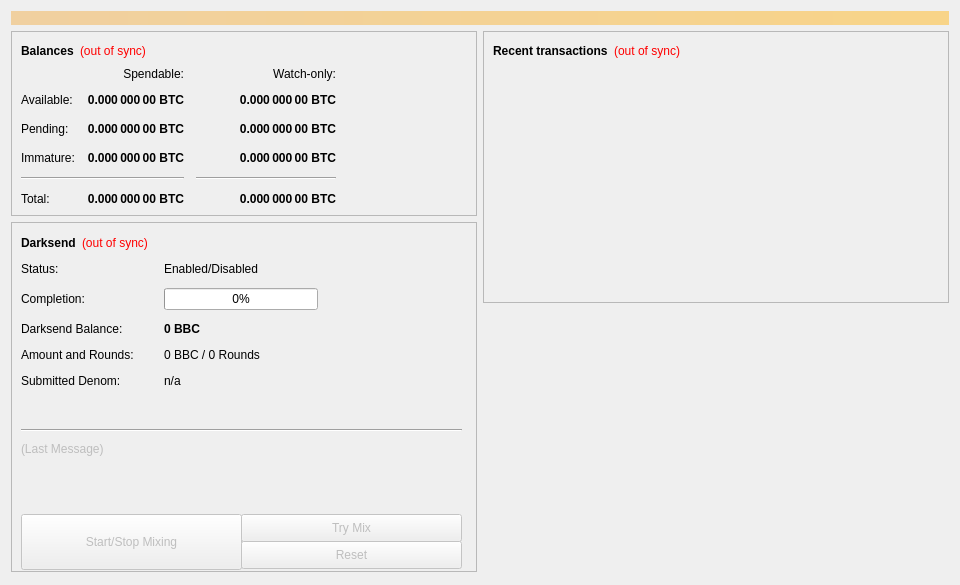
<?xml version="1.0" encoding="UTF-8"?>
<ui version="4.0">
 <class>OverviewPage</class>
 <widget class="QWidget" name="OverviewPage">
  <property name="geometry">
   <rect>
    <x>0</x>
    <y>0</y>
    <width>960</width>
    <height>585</height>
   </rect>
  </property>
  <property name="minimumSize">
   <size>
    <width>960</width>
    <height>0</height>
   </size>
  </property>
  <property name="windowTitle">
   <string>Form</string>
  </property>
  <layout class="QVBoxLayout" name="topLayout">
   <item>
    <widget class="QLabel" name="labelAlerts">
     <property name="visible">
      <bool>false</bool>
     </property>
     <property name="styleSheet">
      <string notr="true">background-color: qlineargradient(x1: 0, y1: 0, x2: 1, y2: 0, stop:0 #F0D0A0, stop:1 #F8D488); color:#000000;</string>
     </property>
     <property name="wordWrap">
      <bool>true</bool>
     </property>
     <property name="margin">
      <number>3</number>
     </property>
    </widget>
   </item>
   <item>
    <layout class="QHBoxLayout" name="horizontalLayout" stretch="1,1">
     <item>
      <layout class="QVBoxLayout" name="verticalLayout_2">
       <item>
        <widget class="QFrame" name="frame">
         <property name="frameShape">
          <enum>QFrame::StyledPanel</enum>
         </property>
         <property name="frameShadow">
          <enum>QFrame::Raised</enum>
         </property>
         <layout class="QVBoxLayout" name="verticalLayout_4">
          <item>
           <layout class="QHBoxLayout" name="horizontalLayout_4">
            <item>
             <widget class="QLabel" name="label_5">
              <property name="font">
               <font>
                <weight>75</weight>
                <bold>true</bold>
               </font>
              </property>
              <property name="text">
               <string>Balances</string>
              </property>
             </widget>
            </item>
            <item>
             <widget class="QLabel" name="labelWalletStatus">
              <property name="cursor">
               <cursorShape>WhatsThisCursor</cursorShape>
              </property>
              <property name="toolTip">
               <string>The displayed information may be out of date. Your wallet automatically synchronizes with the Bagcoin network after a connection is established, but this process has not completed yet.</string>
              </property>
              <property name="styleSheet">
               <string notr="true">QLabel { color: red; }</string>
              </property>
              <property name="text">
               <string notr="true">(out of sync)</string>
              </property>
              <property name="alignment">
               <set>Qt::AlignLeading|Qt::AlignLeft|Qt::AlignVCenter</set>
              </property>
             </widget>
            </item>
            <item>
             <spacer name="horizontalSpacer_3">
              <property name="orientation">
               <enum>Qt::Horizontal</enum>
              </property>
              <property name="sizeHint" stdset="0">
               <size>
                <width>40</width>
                <height>20</height>
               </size>
              </property>
             </spacer>
            </item>
           </layout>
          </item>
          <item>
           <layout class="QGridLayout" name="gridLayout">
            <property name="spacing">
             <number>12</number>
            </property>
            <item row="2" column="2">
             <widget class="QLabel" name="labelWatchPending">
              <property name="font">
               <font>
                <weight>75</weight>
                <bold>true</bold>
               </font>
              </property>
              <property name="cursor">
               <cursorShape>IBeamCursor</cursorShape>
              </property>
              <property name="toolTip">
               <string>Unconfirmed transactions to watch-only addresses</string>
              </property>
              <property name="text">
               <string notr="true">0.000 000 00 BTC</string>
              </property>
              <property name="alignment">
               <set>Qt::AlignRight|Qt::AlignTrailing|Qt::AlignVCenter</set>
              </property>
              <property name="textInteractionFlags">
               <set>Qt::LinksAccessibleByMouse|Qt::TextSelectableByKeyboard|Qt::TextSelectableByMouse</set>
              </property>
             </widget>
            </item>
            <item row="2" column="1">
             <widget class="QLabel" name="labelUnconfirmed">
              <property name="font">
               <font>
                <weight>75</weight>
                <bold>true</bold>
               </font>
              </property>
              <property name="cursor">
               <cursorShape>IBeamCursor</cursorShape>
              </property>
              <property name="toolTip">
               <string>Total of transactions that have yet to be confirmed, and do not yet count toward the spendable balance</string>
              </property>
              <property name="text">
               <string notr="true">0.000 000 00 BTC</string>
              </property>
              <property name="alignment">
               <set>Qt::AlignRight|Qt::AlignTrailing|Qt::AlignVCenter</set>
              </property>
              <property name="textInteractionFlags">
               <set>Qt::LinksAccessibleByMouse|Qt::TextSelectableByKeyboard|Qt::TextSelectableByMouse</set>
              </property>
             </widget>
            </item>
            <item row="3" column="2">
             <widget class="QLabel" name="labelWatchImmature">
              <property name="font">
               <font>
                <weight>75</weight>
                <bold>true</bold>
               </font>
              </property>
              <property name="cursor">
               <cursorShape>IBeamCursor</cursorShape>
              </property>
              <property name="toolTip">
               <string>Mined balance in watch-only addresses that has not yet matured</string>
              </property>
              <property name="text">
               <string notr="true">0.000 000 00 BTC</string>
              </property>
              <property name="alignment">
               <set>Qt::AlignRight|Qt::AlignTrailing|Qt::AlignVCenter</set>
              </property>
              <property name="textInteractionFlags">
               <set>Qt::LinksAccessibleByMouse|Qt::TextSelectableByKeyboard|Qt::TextSelectableByMouse</set>
              </property>
             </widget>
            </item>
            <item row="4" column="0" colspan="2">
             <widget class="Line" name="line">
              <property name="orientation">
               <enum>Qt::Horizontal</enum>
              </property>
             </widget>
            </item>
            <item row="4" column="2">
             <widget class="Line" name="lineWatchBalance">
              <property name="sizePolicy">
               <sizepolicy hsizetype="Preferred" vsizetype="Fixed">
                <horstretch>0</horstretch>
                <verstretch>0</verstretch>
               </sizepolicy>
              </property>
              <property name="minimumSize">
               <size>
                <width>140</width>
                <height>0</height>
               </size>
              </property>
              <property name="orientation">
               <enum>Qt::Horizontal</enum>
              </property>
             </widget>
            </item>
            <item row="5" column="0">
             <widget class="QLabel" name="labelTotalText">
              <property name="text">
               <string>Total:</string>
              </property>
             </widget>
            </item>
            <item row="3" column="1">
             <widget class="QLabel" name="labelImmature">
              <property name="font">
               <font>
                <weight>75</weight>
                <bold>true</bold>
               </font>
              </property>
              <property name="cursor">
               <cursorShape>IBeamCursor</cursorShape>
              </property>
              <property name="toolTip">
               <string>Mined balance that has not yet matured</string>
              </property>
              <property name="text">
               <string notr="true">0.000 000 00 BTC</string>
              </property>
              <property name="alignment">
               <set>Qt::AlignRight|Qt::AlignTrailing|Qt::AlignVCenter</set>
              </property>
              <property name="textInteractionFlags">
               <set>Qt::LinksAccessibleByMouse|Qt::TextSelectableByKeyboard|Qt::TextSelectableByMouse</set>
              </property>
             </widget>
            </item>
            <item row="2" column="3">
             <spacer name="horizontalSpacer_2">
              <property name="orientation">
               <enum>Qt::Horizontal</enum>
              </property>
              <property name="sizeHint" stdset="0">
               <size>
                <width>40</width>
                <height>20</height>
               </size>
              </property>
             </spacer>
            </item>
            <item row="3" column="0">
             <widget class="QLabel" name="labelImmatureText">
              <property name="text">
               <string>Immature:</string>
              </property>
             </widget>
            </item>
            <item row="5" column="1">
             <widget class="QLabel" name="labelTotal">
              <property name="font">
               <font>
                <weight>75</weight>
                <bold>true</bold>
               </font>
              </property>
              <property name="cursor">
               <cursorShape>IBeamCursor</cursorShape>
              </property>
              <property name="toolTip">
               <string>Your current total balance</string>
              </property>
              <property name="text">
               <string notr="true">0.000 000 00 BTC</string>
              </property>
              <property name="alignment">
               <set>Qt::AlignRight|Qt::AlignTrailing|Qt::AlignVCenter</set>
              </property>
              <property name="textInteractionFlags">
               <set>Qt::LinksAccessibleByMouse|Qt::TextSelectableByKeyboard|Qt::TextSelectableByMouse</set>
              </property>
             </widget>
            </item>
            <item row="5" column="2">
             <widget class="QLabel" name="labelWatchTotal">
              <property name="font">
               <font>
                <weight>75</weight>
                <bold>true</bold>
               </font>
              </property>
              <property name="cursor">
               <cursorShape>IBeamCursor</cursorShape>
              </property>
              <property name="toolTip">
               <string>Current total balance in watch-only addresses</string>
              </property>
              <property name="text">
               <string notr="true">0.000 000 00 BTC</string>
              </property>
              <property name="alignment">
               <set>Qt::AlignRight|Qt::AlignTrailing|Qt::AlignVCenter</set>
              </property>
              <property name="textInteractionFlags">
               <set>Qt::LinksAccessibleByMouse|Qt::TextSelectableByKeyboard|Qt::TextSelectableByMouse</set>
              </property>
             </widget>
            </item>
            <item row="0" column="2">
             <widget class="QLabel" name="labelWatchonly">
              <property name="text">
               <string>Watch-only:</string>
              </property>
              <property name="alignment">
               <set>Qt::AlignRight|Qt::AlignTrailing|Qt::AlignVCenter</set>
              </property>
             </widget>
            </item>
            <item row="1" column="0">
             <widget class="QLabel" name="labelBalanceText">
              <property name="text">
               <string>Available:</string>
              </property>
             </widget>
            </item>
            <item row="1" column="1">
             <widget class="QLabel" name="labelBalance">
              <property name="font">
               <font>
                <weight>75</weight>
                <bold>true</bold>
               </font>
              </property>
              <property name="cursor">
               <cursorShape>IBeamCursor</cursorShape>
              </property>
              <property name="toolTip">
               <string>Your current spendable balance</string>
              </property>
              <property name="text">
               <string notr="true">0.000 000 00 BTC</string>
              </property>
              <property name="alignment">
               <set>Qt::AlignRight|Qt::AlignTrailing|Qt::AlignVCenter</set>
              </property>
              <property name="textInteractionFlags">
               <set>Qt::LinksAccessibleByMouse|Qt::TextSelectableByKeyboard|Qt::TextSelectableByMouse</set>
              </property>
             </widget>
            </item>
            <item row="1" column="2">
             <widget class="QLabel" name="labelWatchAvailable">
              <property name="font">
               <font>
                <weight>75</weight>
                <bold>true</bold>
               </font>
              </property>
              <property name="cursor">
               <cursorShape>IBeamCursor</cursorShape>
              </property>
              <property name="toolTip">
               <string>Your current balance in watch-only addresses</string>
              </property>
              <property name="text">
               <string notr="true">0.000 000 00 BTC</string>
              </property>
              <property name="alignment">
               <set>Qt::AlignRight|Qt::AlignTrailing|Qt::AlignVCenter</set>
              </property>
              <property name="textInteractionFlags">
               <set>Qt::LinksAccessibleByMouse|Qt::TextSelectableByKeyboard|Qt::TextSelectableByMouse</set>
              </property>
             </widget>
            </item>
            <item row="2" column="0">
             <widget class="QLabel" name="labelPendingText">
              <property name="text">
               <string>Pending:</string>
              </property>
             </widget>
            </item>
            <item row="0" column="1">
             <widget class="QLabel" name="labelSpendable">
              <property name="text">
               <string>Spendable:</string>
              </property>
              <property name="alignment">
               <set>Qt::AlignRight|Qt::AlignTrailing|Qt::AlignVCenter</set>
              </property>
             </widget>
            </item>
           </layout>
          </item>
         </layout>
        </widget>
       </item>
       <item>
        <widget class="QFrame" name="frameDarksend">
         <property name="minimumSize">
          <size>
           <width>0</width>
           <height>350</height>
          </size>
         </property>
         <property name="layoutDirection">
          <enum>Qt::LeftToRight</enum>
         </property>
         <property name="frameShape">
          <enum>QFrame::StyledPanel</enum>
         </property>
         <property name="frameShadow">
          <enum>QFrame::Raised</enum>
         </property>
         <widget class="QWidget" name="formLayoutWidget">
          <property name="geometry">
           <rect>
            <x>10</x>
            <y>40</y>
            <width>451</width>
            <height>161</height>
           </rect>
          </property>
          <layout class="QFormLayout" name="formLayout">
           <property name="fieldGrowthPolicy">
            <enum>QFormLayout::AllNonFixedFieldsGrow</enum>
           </property>
           <property name="horizontalSpacing">
            <number>30</number>
           </property>
           <property name="verticalSpacing">
            <number>12</number>
           </property>
           <item row="0" column="0">
            <widget class="QLabel" name="label_6">
             <property name="text">
              <string>Status:</string>
             </property>
            </widget>
           </item>
           <item row="0" column="1">
            <widget class="QLabel" name="darksendEnabled">
             <property name="text">
              <string>Enabled/Disabled</string>
             </property>
            </widget>
           </item>
           <item row="1" column="0">
            <widget class="QLabel" name="label_7">
             <property name="text">
              <string>Completion:</string>
             </property>
            </widget>
           </item>
           <item row="1" column="1">
            <widget class="QProgressBar" name="darksendProgress">
             <property name="maximumSize">
              <size>
               <width>154</width>
               <height>16777215</height>
              </size>
             </property>
             <property name="value">
              <number>0</number>
             </property>
            </widget>
           </item>
           <item row="2" column="0">
            <widget class="QLabel" name="labelAnonymizedText">
             <property name="text">
              <string>Darksend Balance:</string>
             </property>
            </widget>
           </item>
           <item row="2" column="1">
            <widget class="QLabel" name="labelAnonymized">
             <property name="font">
              <font>
               <weight>75</weight>
               <bold>true</bold>
              </font>
             </property>
             <property name="text">
              <string>0 BBC</string>
             </property>
            </widget>
           </item>
           <item row="3" column="0">
            <widget class="QLabel" name="label_8">
             <property name="text">
              <string>Amount and Rounds:</string>
             </property>
            </widget>
           </item>
           <item row="3" column="1">
            <widget class="QLabel" name="labelAmountRounds">
             <property name="text">
              <string>0 BBC / 0 Rounds</string>
             </property>
            </widget>
           </item>
           <item row="4" column="0">
            <widget class="QLabel" name="label_9">
             <property name="text">
              <string>Submitted Denom:</string>
             </property>
            </widget>
           </item>
           <item row="4" column="1">
            <widget class="QLabel" name="labelSubmittedDenom">
             <property name="toolTip">
              <string>The denominations you submitted to the Masternode.&lt;br&gt;To mix, other users must submit the exact same denominations.</string>
             </property>
             <property name="text">
              <string>n/a</string>
             </property>
            </widget>
           </item>
          </layout>
         </widget>
         <widget class="QPushButton" name="runAutoDenom">
          <property name="geometry">
           <rect>
            <x>251</x>
            <y>17</y>
            <width>1</width>
            <height>1</height>
           </rect>
          </property>
          <property name="palette">
           <palette>
            <active>
             <colorrole role="WindowText">
              <brush brushstyle="SolidPattern">
               <color alpha="255">
                <red>0</red>
                <green>0</green>
                <blue>0</blue>
               </color>
              </brush>
             </colorrole>
             <colorrole role="Button">
              <brush brushstyle="SolidPattern">
               <color alpha="255">
                <red>239</red>
                <green>238</green>
                <blue>238</blue>
               </color>
              </brush>
             </colorrole>
             <colorrole role="Light">
              <brush brushstyle="SolidPattern">
               <color alpha="255">
                <red>255</red>
                <green>255</green>
                <blue>255</blue>
               </color>
              </brush>
             </colorrole>
             <colorrole role="Midlight">
              <brush brushstyle="SolidPattern">
               <color alpha="255">
                <red>247</red>
                <green>246</green>
                <blue>246</blue>
               </color>
              </brush>
             </colorrole>
             <colorrole role="Dark">
              <brush brushstyle="SolidPattern">
               <color alpha="255">
                <red>119</red>
                <green>119</green>
                <blue>119</blue>
               </color>
              </brush>
             </colorrole>
             <colorrole role="Mid">
              <brush brushstyle="SolidPattern">
               <color alpha="255">
                <red>159</red>
                <green>159</green>
                <blue>159</blue>
               </color>
              </brush>
             </colorrole>
             <colorrole role="Text">
              <brush brushstyle="SolidPattern">
               <color alpha="255">
                <red>0</red>
                <green>0</green>
                <blue>0</blue>
               </color>
              </brush>
             </colorrole>
             <colorrole role="BrightText">
              <brush brushstyle="SolidPattern">
               <color alpha="255">
                <red>255</red>
                <green>255</green>
                <blue>255</blue>
               </color>
              </brush>
             </colorrole>
             <colorrole role="ButtonText">
              <brush brushstyle="SolidPattern">
               <color alpha="255">
                <red>0</red>
                <green>0</green>
                <blue>0</blue>
               </color>
              </brush>
             </colorrole>
             <colorrole role="Base">
              <brush brushstyle="SolidPattern">
               <color alpha="255">
                <red>255</red>
                <green>255</green>
                <blue>255</blue>
               </color>
              </brush>
             </colorrole>
             <colorrole role="Window">
              <brush brushstyle="SolidPattern">
               <color alpha="255">
                <red>239</red>
                <green>238</green>
                <blue>238</blue>
               </color>
              </brush>
             </colorrole>
             <colorrole role="Shadow">
              <brush brushstyle="SolidPattern">
               <color alpha="255">
                <red>0</red>
                <green>0</green>
                <blue>0</blue>
               </color>
              </brush>
             </colorrole>
             <colorrole role="AlternateBase">
              <brush brushstyle="SolidPattern">
               <color alpha="255">
                <red>247</red>
                <green>246</green>
                <blue>246</blue>
               </color>
              </brush>
             </colorrole>
             <colorrole role="ToolTipBase">
              <brush brushstyle="SolidPattern">
               <color alpha="255">
                <red>255</red>
                <green>255</green>
                <blue>220</blue>
               </color>
              </brush>
             </colorrole>
             <colorrole role="ToolTipText">
              <brush brushstyle="SolidPattern">
               <color alpha="255">
                <red>0</red>
                <green>0</green>
                <blue>0</blue>
               </color>
              </brush>
             </colorrole>
            </active>
            <inactive>
             <colorrole role="WindowText">
              <brush brushstyle="SolidPattern">
               <color alpha="255">
                <red>0</red>
                <green>0</green>
                <blue>0</blue>
               </color>
              </brush>
             </colorrole>
             <colorrole role="Button">
              <brush brushstyle="SolidPattern">
               <color alpha="255">
                <red>239</red>
                <green>238</green>
                <blue>238</blue>
               </color>
              </brush>
             </colorrole>
             <colorrole role="Light">
              <brush brushstyle="SolidPattern">
               <color alpha="255">
                <red>255</red>
                <green>255</green>
                <blue>255</blue>
               </color>
              </brush>
             </colorrole>
             <colorrole role="Midlight">
              <brush brushstyle="SolidPattern">
               <color alpha="255">
                <red>247</red>
                <green>246</green>
                <blue>246</blue>
               </color>
              </brush>
             </colorrole>
             <colorrole role="Dark">
              <brush brushstyle="SolidPattern">
               <color alpha="255">
                <red>119</red>
                <green>119</green>
                <blue>119</blue>
               </color>
              </brush>
             </colorrole>
             <colorrole role="Mid">
              <brush brushstyle="SolidPattern">
               <color alpha="255">
                <red>159</red>
                <green>159</green>
                <blue>159</blue>
               </color>
              </brush>
             </colorrole>
             <colorrole role="Text">
              <brush brushstyle="SolidPattern">
               <color alpha="255">
                <red>0</red>
                <green>0</green>
                <blue>0</blue>
               </color>
              </brush>
             </colorrole>
             <colorrole role="BrightText">
              <brush brushstyle="SolidPattern">
               <color alpha="255">
                <red>255</red>
                <green>255</green>
                <blue>255</blue>
               </color>
              </brush>
             </colorrole>
             <colorrole role="ButtonText">
              <brush brushstyle="SolidPattern">
               <color alpha="255">
                <red>0</red>
                <green>0</green>
                <blue>0</blue>
               </color>
              </brush>
             </colorrole>
             <colorrole role="Base">
              <brush brushstyle="SolidPattern">
               <color alpha="255">
                <red>255</red>
                <green>255</green>
                <blue>255</blue>
               </color>
              </brush>
             </colorrole>
             <colorrole role="Window">
              <brush brushstyle="SolidPattern">
               <color alpha="255">
                <red>239</red>
                <green>238</green>
                <blue>238</blue>
               </color>
              </brush>
             </colorrole>
             <colorrole role="Shadow">
              <brush brushstyle="SolidPattern">
               <color alpha="255">
                <red>0</red>
                <green>0</green>
                <blue>0</blue>
               </color>
              </brush>
             </colorrole>
             <colorrole role="AlternateBase">
              <brush brushstyle="SolidPattern">
               <color alpha="255">
                <red>247</red>
                <green>246</green>
                <blue>246</blue>
               </color>
              </brush>
             </colorrole>
             <colorrole role="ToolTipBase">
              <brush brushstyle="SolidPattern">
               <color alpha="255">
                <red>255</red>
                <green>255</green>
                <blue>220</blue>
               </color>
              </brush>
             </colorrole>
             <colorrole role="ToolTipText">
              <brush brushstyle="SolidPattern">
               <color alpha="255">
                <red>0</red>
                <green>0</green>
                <blue>0</blue>
               </color>
              </brush>
             </colorrole>
            </inactive>
            <disabled>
             <colorrole role="WindowText">
              <brush brushstyle="SolidPattern">
               <color alpha="255">
                <red>119</red>
                <green>119</green>
                <blue>119</blue>
               </color>
              </brush>
             </colorrole>
             <colorrole role="Button">
              <brush brushstyle="SolidPattern">
               <color alpha="255">
                <red>239</red>
                <green>238</green>
                <blue>238</blue>
               </color>
              </brush>
             </colorrole>
             <colorrole role="Light">
              <brush brushstyle="SolidPattern">
               <color alpha="255">
                <red>255</red>
                <green>255</green>
                <blue>255</blue>
               </color>
              </brush>
             </colorrole>
             <colorrole role="Midlight">
              <brush brushstyle="SolidPattern">
               <color alpha="255">
                <red>247</red>
                <green>246</green>
                <blue>246</blue>
               </color>
              </brush>
             </colorrole>
             <colorrole role="Dark">
              <brush brushstyle="SolidPattern">
               <color alpha="255">
                <red>119</red>
                <green>119</green>
                <blue>119</blue>
               </color>
              </brush>
             </colorrole>
             <colorrole role="Mid">
              <brush brushstyle="SolidPattern">
               <color alpha="255">
                <red>159</red>
                <green>159</green>
                <blue>159</blue>
               </color>
              </brush>
             </colorrole>
             <colorrole role="Text">
              <brush brushstyle="SolidPattern">
               <color alpha="255">
                <red>119</red>
                <green>119</green>
                <blue>119</blue>
               </color>
              </brush>
             </colorrole>
             <colorrole role="BrightText">
              <brush brushstyle="SolidPattern">
               <color alpha="255">
                <red>255</red>
                <green>255</green>
                <blue>255</blue>
               </color>
              </brush>
             </colorrole>
             <colorrole role="ButtonText">
              <brush brushstyle="SolidPattern">
               <color alpha="255">
                <red>119</red>
                <green>119</green>
                <blue>119</blue>
               </color>
              </brush>
             </colorrole>
             <colorrole role="Base">
              <brush brushstyle="SolidPattern">
               <color alpha="255">
                <red>239</red>
                <green>238</green>
                <blue>238</blue>
               </color>
              </brush>
             </colorrole>
             <colorrole role="Window">
              <brush brushstyle="SolidPattern">
               <color alpha="255">
                <red>239</red>
                <green>238</green>
                <blue>238</blue>
               </color>
              </brush>
             </colorrole>
             <colorrole role="Shadow">
              <brush brushstyle="SolidPattern">
               <color alpha="255">
                <red>0</red>
                <green>0</green>
                <blue>0</blue>
               </color>
              </brush>
             </colorrole>
             <colorrole role="AlternateBase">
              <brush brushstyle="SolidPattern">
               <color alpha="255">
                <red>239</red>
                <green>238</green>
                <blue>238</blue>
               </color>
              </brush>
             </colorrole>
             <colorrole role="ToolTipBase">
              <brush brushstyle="SolidPattern">
               <color alpha="255">
                <red>255</red>
                <green>255</green>
                <blue>220</blue>
               </color>
              </brush>
             </colorrole>
             <colorrole role="ToolTipText">
              <brush brushstyle="SolidPattern">
               <color alpha="255">
                <red>0</red>
                <green>0</green>
                <blue>0</blue>
               </color>
              </brush>
             </colorrole>
            </disabled>
           </palette>
          </property>
          <property name="focusPolicy">
           <enum>Qt::NoFocus</enum>
          </property>
          <property name="autoFillBackground">
           <bool>true</bool>
          </property>
          <property name="text">
           <string/>
          </property>
          <property name="flat">
           <bool>true</bool>
          </property>
         </widget>
         <widget class="QPushButton" name="toggleDarksend">
          <property name="enabled">
           <bool>false</bool>
          </property>
          <property name="geometry">
           <rect>
            <x>10</x>
            <y>292</y>
            <width>221</width>
            <height>56</height>
           </rect>
          </property>
          <property name="sizePolicy">
           <sizepolicy hsizetype="MinimumExpanding" vsizetype="Fixed">
            <horstretch>0</horstretch>
            <verstretch>0</verstretch>
           </sizepolicy>
          </property>
          <property name="text">
           <string>Start/Stop Mixing</string>
          </property>
         </widget>
         <widget class="Line" name="line">
          <property name="geometry">
           <rect>
            <x>10</x>
            <y>200</y>
            <width>441</width>
            <height>16</height>
           </rect>
          </property>
          <property name="orientation">
           <enum>Qt::Horizontal</enum>
          </property>
         </widget>
         <widget class="QLabel" name="darksendStatus">
          <property name="enabled">
           <bool>false</bool>
          </property>
          <property name="geometry">
           <rect>
            <x>10</x>
            <y>220</y>
            <width>451</width>
            <height>61</height>
           </rect>
          </property>
          <property name="minimumSize">
           <size>
            <width>288</width>
            <height>43</height>
           </size>
          </property>
          <property name="text">
           <string>(Last Message)</string>
          </property>
          <property name="alignment">
           <set>Qt::AlignLeading|Qt::AlignLeft|Qt::AlignTop</set>
          </property>
          <property name="wordWrap">
           <bool>true</bool>
          </property>
         </widget>
         <widget class="QPushButton" name="darksendAuto">
          <property name="enabled">
           <bool>false</bool>
          </property>
          <property name="geometry">
           <rect>
            <x>230</x>
            <y>292</y>
            <width>221</width>
            <height>28</height>
           </rect>
          </property>
          <property name="sizePolicy">
           <sizepolicy hsizetype="MinimumExpanding" vsizetype="Fixed">
            <horstretch>0</horstretch>
            <verstretch>0</verstretch>
           </sizepolicy>
          </property>
          <property name="toolTip">
           <string>Try to manually submit a Darksend request.</string>
          </property>
          <property name="text">
           <string>Try Mix</string>
          </property>
         </widget>
         <widget class="QPushButton" name="darksendReset">
          <property name="enabled">
           <bool>false</bool>
          </property>
          <property name="geometry">
           <rect>
            <x>230</x>
            <y>319</y>
            <width>221</width>
            <height>28</height>
           </rect>
          </property>
          <property name="sizePolicy">
           <sizepolicy hsizetype="MinimumExpanding" vsizetype="Fixed">
            <horstretch>0</horstretch>
            <verstretch>0</verstretch>
           </sizepolicy>
          </property>
          <property name="toolTip">
           <string>Reset the current status of Darksend (can interrupt Darksend if it's in the process of Mixing, which can cost you money!)</string>
          </property>
          <property name="autoFillBackground">
           <bool>false</bool>
          </property>
          <property name="text">
           <string>Reset</string>
          </property>
         </widget>
         <widget class="QWidget" name="layoutWidget">
          <property name="geometry">
           <rect>
            <x>10</x>
            <y>10</y>
            <width>431</width>
            <height>22</height>
           </rect>
          </property>
          <layout class="QHBoxLayout" name="horizontalLayout_5">
           <item>
            <widget class="QLabel" name="label_2">
             <property name="font">
              <font>
               <weight>75</weight>
               <bold>true</bold>
              </font>
             </property>
             <property name="text">
              <string>Darksend</string>
             </property>
            </widget>
           </item>
           <item>
            <widget class="QLabel" name="labelDarksendSyncStatus">
             <property name="toolTip">
              <string>The displayed information may be out of date. Your wallet automatically synchronizes with the Bagcoin network after a connection is established, but this process has not completed yet.</string>
             </property>
             <property name="styleSheet">
              <string notr="true">QLabel { color: red; }</string>
             </property>
             <property name="text">
              <string notr="true">(out of sync)</string>
             </property>
             <property name="alignment">
              <set>Qt::AlignLeading|Qt::AlignLeft|Qt::AlignVCenter</set>
             </property>
            </widget>
           </item>
           <item>
            <spacer name="horizontalSpacer_4">
             <property name="orientation">
              <enum>Qt::Horizontal</enum>
             </property>
             <property name="sizeHint" stdset="0">
              <size>
               <width>40</width>
               <height>20</height>
              </size>
             </property>
            </spacer>
           </item>
          </layout>
         </widget>
        </widget>
       </item>
       <item>
        <spacer name="verticalSpacer">
         <property name="orientation">
          <enum>Qt::Vertical</enum>
         </property>
         <property name="sizeHint" stdset="0">
          <size>
           <width>20</width>
           <height>40</height>
          </size>
         </property>
        </spacer>
       </item>
      </layout>
     </item>
     <item>
      <layout class="QVBoxLayout" name="verticalLayout_3">
       <item>
        <widget class="QFrame" name="frame_2">
         <property name="frameShape">
          <enum>QFrame::StyledPanel</enum>
         </property>
         <property name="frameShadow">
          <enum>QFrame::Raised</enum>
         </property>
         <layout class="QVBoxLayout" name="verticalLayout">
          <item>
           <layout class="QHBoxLayout" name="horizontalLayout_2">
            <item>
             <widget class="QLabel" name="label_4">
              <property name="font">
               <font>
                <weight>75</weight>
                <bold>true</bold>
               </font>
              </property>
              <property name="text">
               <string>Recent transactions</string>
              </property>
             </widget>
            </item>
            <item>
             <widget class="QLabel" name="labelTransactionsStatus">
              <property name="cursor">
               <cursorShape>WhatsThisCursor</cursorShape>
              </property>
              <property name="toolTip">
               <string>The displayed information may be out of date. Your wallet automatically synchronizes with the Bagcoin network after a connection is established, but this process has not completed yet.</string>
              </property>
              <property name="styleSheet">
               <string notr="true">QLabel { color: red; }</string>
              </property>
              <property name="text">
               <string notr="true">(out of sync)</string>
              </property>
              <property name="alignment">
               <set>Qt::AlignRight|Qt::AlignTrailing|Qt::AlignVCenter</set>
              </property>
             </widget>
            </item>
            <item>
             <spacer name="horizontalSpacer">
              <property name="orientation">
               <enum>Qt::Horizontal</enum>
              </property>
              <property name="sizeHint" stdset="0">
               <size>
                <width>40</width>
                <height>20</height>
               </size>
              </property>
             </spacer>
            </item>
           </layout>
          </item>
          <item>
           <widget class="QListView" name="listTransactions">
            <property name="styleSheet">
             <string notr="true">QListView { background: transparent; }</string>
            </property>
            <property name="frameShape">
             <enum>QFrame::NoFrame</enum>
            </property>
            <property name="verticalScrollBarPolicy">
             <enum>Qt::ScrollBarAlwaysOff</enum>
            </property>
            <property name="horizontalScrollBarPolicy">
             <enum>Qt::ScrollBarAlwaysOff</enum>
            </property>
            <property name="selectionMode">
             <enum>QAbstractItemView::NoSelection</enum>
            </property>
           </widget>
          </item>
         </layout>
        </widget>
       </item>
       <item>
        <spacer name="verticalSpacer_2">
         <property name="orientation">
          <enum>Qt::Vertical</enum>
         </property>
         <property name="sizeHint" stdset="0">
          <size>
           <width>20</width>
           <height>40</height>
          </size>
         </property>
        </spacer>
       </item>
      </layout>
     </item>
    </layout>
   </item>
  </layout>
 </widget>
 <resources/>
 <connections/>
</ui>
